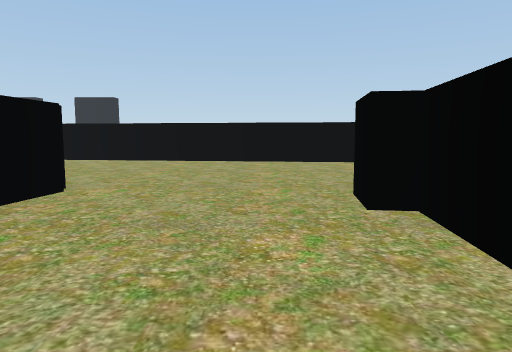
view 1 (above)

24 first-person views from a walk through a scene from a Unity 3-D project. The camera is 0.68 m above the floor, tilts 6° down and sees 70° across. Doors are open. The floor is counted in squares, 1 m on a side. Each view is taken from the middle of a square. On the plan, view 1 faces up. The plan holds only what a view shows up to about 11 squares ahead; the rest is blank. The place goes on beyond the plan. The player character is not drawn. Some surface patterns are stand-ins.

view 2
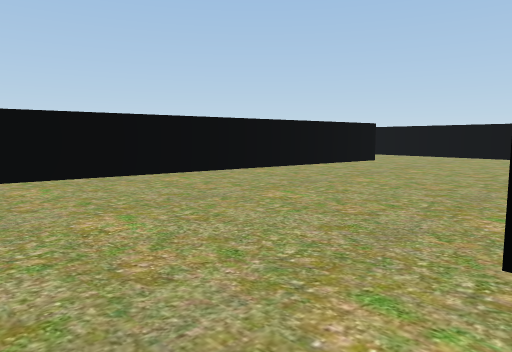

view 3
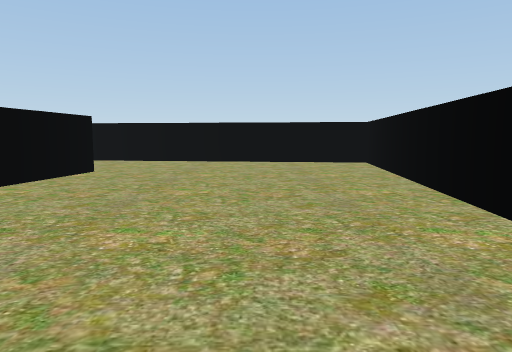

view 4
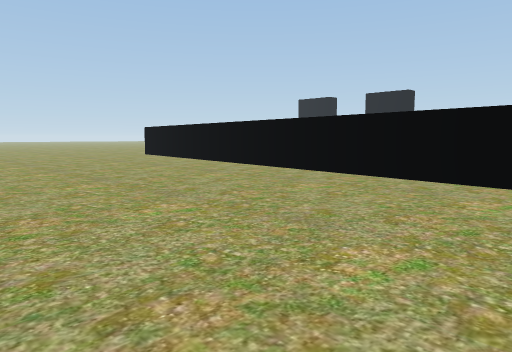

view 5
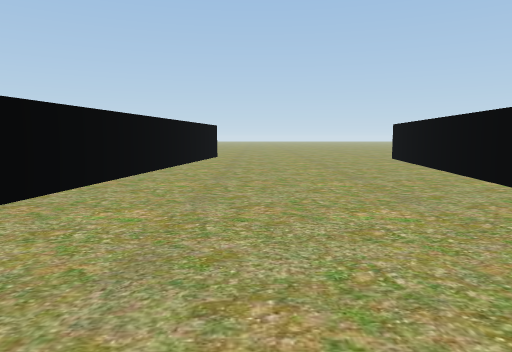

view 6
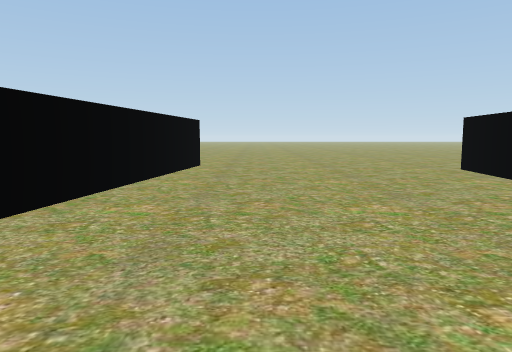

view 7
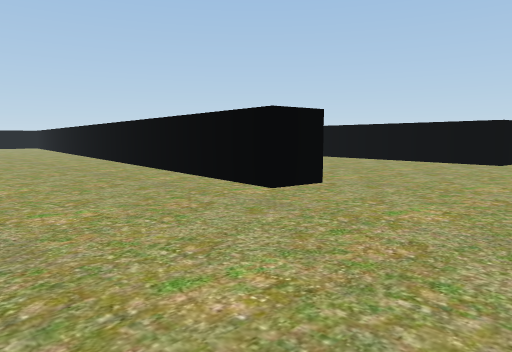

view 8
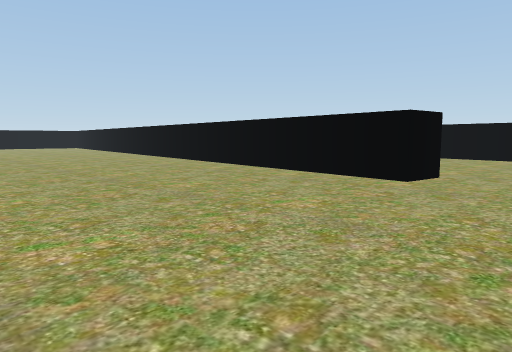

view 9
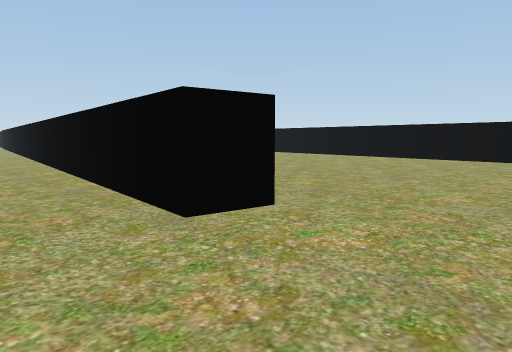

view 10
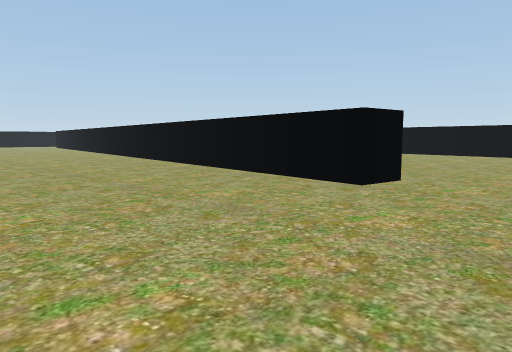

view 11
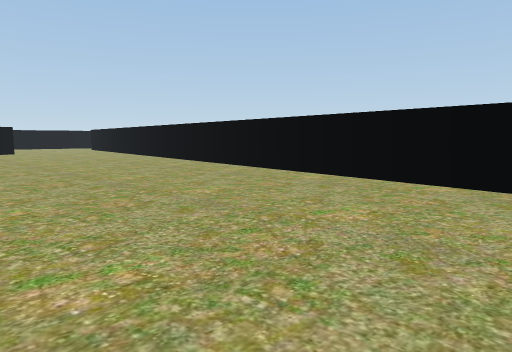

view 12
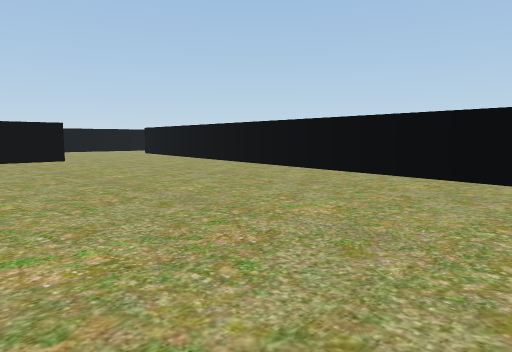

view 13
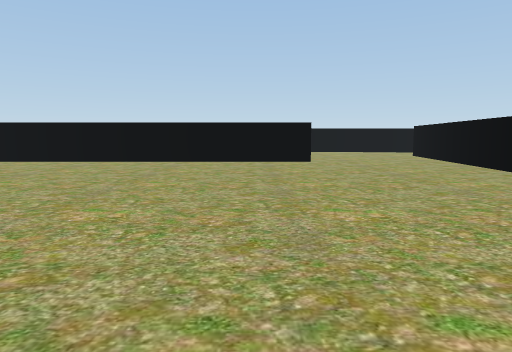

view 14
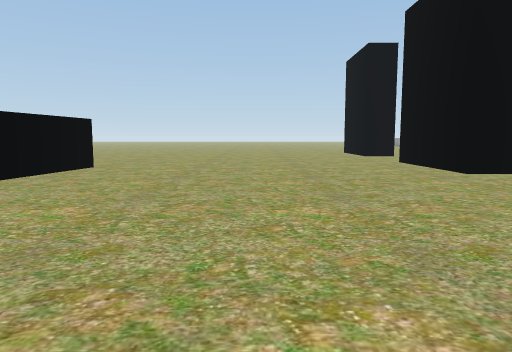

view 15
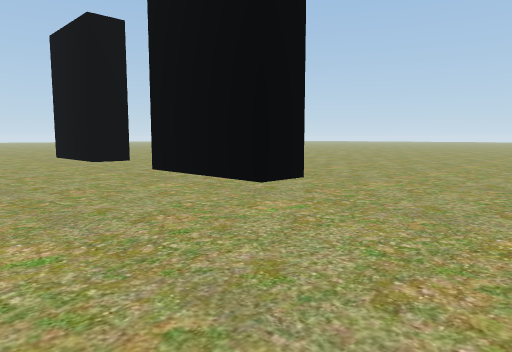

view 16
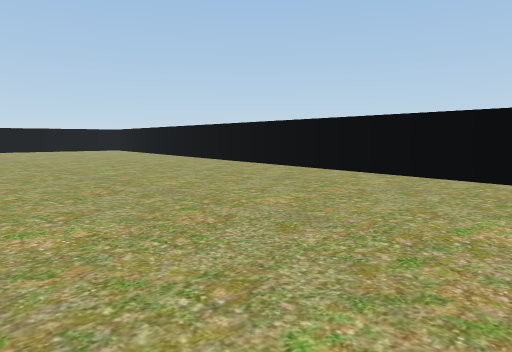

view 17
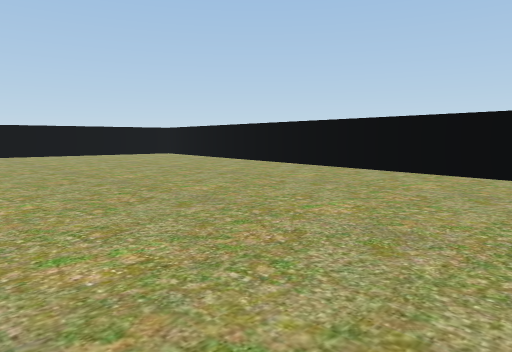

view 18
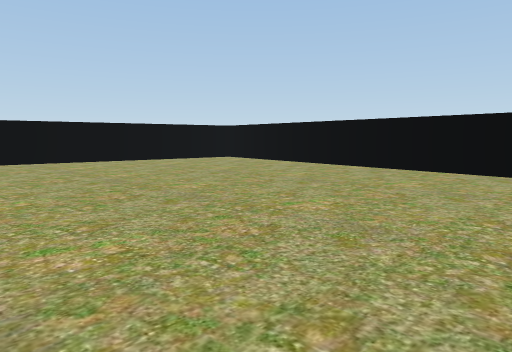

view 19
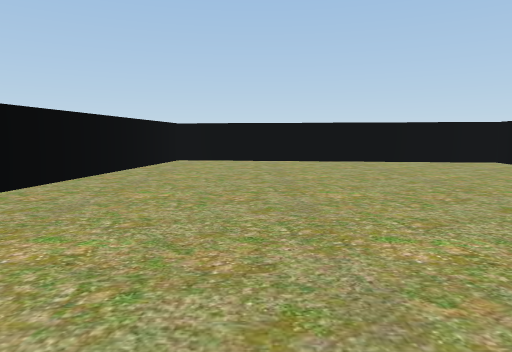

view 20
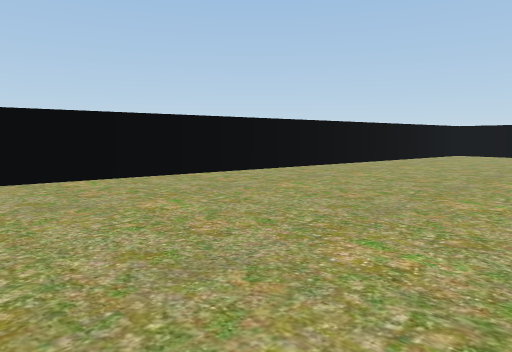

view 21
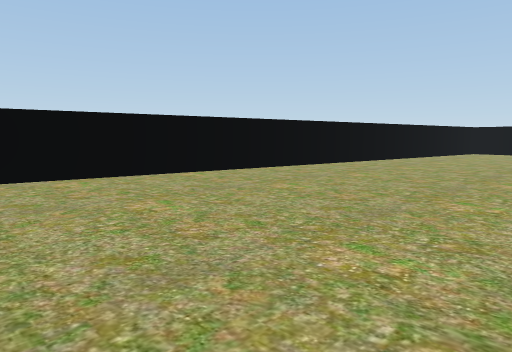

view 22
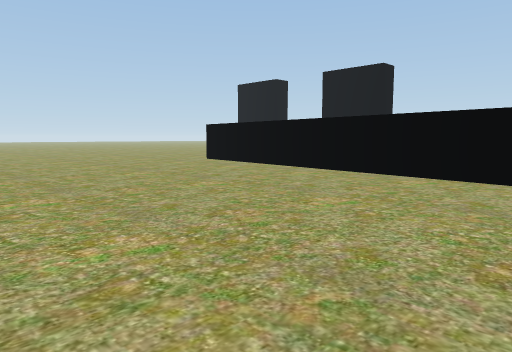

view 23
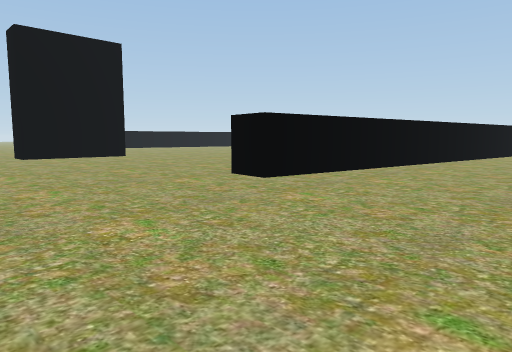

view 24
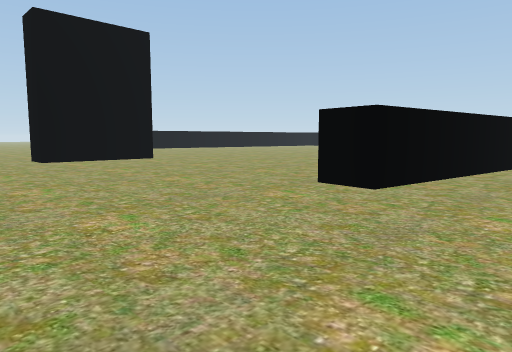

### Floor plan
Points are (right, up) in squares from view 1. A wall is a line through its corners. A room is listed if a view was taken in it or the views show most of it. See-through windows are left out.
Room 1 (views 1, 2, 3, 4, 5, 6, 7, 8, 9, 10, 11, 12, 13, 14, 15, 16, 17, 18, 19, 20, 21, 22, 23, 24)
walls: (7.2, 10.5) (7.9, 10.4) (9, 19.3) (-13.5, 22.3) (-13.4, 23.3) (8.1, 20.5); (7.3, 24.4) (7.3, 31.5); (9.4, 9.2) (-14.8, 12.4) (-14.7, 13.4) (5.5, 10.8); (7.1, 3.6) (12, 3) (12.9, 10.9); (-11.8, 31.6) (-11.8, 31) (-15.1, 31); (-16.1, 6) (-16, 6.6) (-8.1, 5.6)
ways out: open door at (-17, 31)

Where each view was taken, in squares from view 1:
view 1: 0 up, 0 right, facing up
view 2: 4 up, 1 left, facing up-right
view 3: 6 up, 2 right, facing right
view 4: 5 up, 1 left, facing up-left
view 5: 8 up, 3 left, facing left
view 6: 8 up, 7 left, facing left
view 7: 17 up, 18 left, facing down-right
view 8: 19 up, 17 left, facing down-right
view 9: 25 up, 16 left, facing down-right
view 10: 28 up, 16 left, facing down-right
view 11: 28 up, 10 left, facing down-right
view 12: 28 up, 4 left, facing down-right
view 13: 26 up, 3 left, facing right
view 14: 27 up, 5 left, facing left
view 15: 27 up, 8 left, facing up-left
view 16: 19 up, 11 left, facing down-right
view 17: 19 up, 6 left, facing down-right
view 18: 19 up, 2 left, facing down-right
view 19: 17 up, 2 left, facing right
view 20: 15 up, 6 left, facing up-right
view 21: 15 up, 8 left, facing up-right
view 22: 15 up, 4 left, facing up-left
view 23: 18 up, 18 left, facing up-right
view 24: 20 up, 18 left, facing up-right
